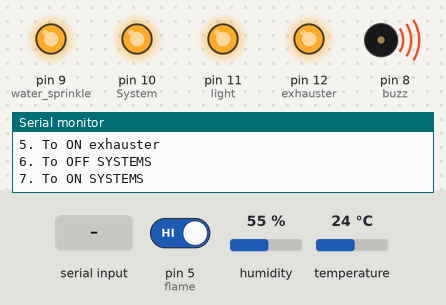
Bench run of a sketch on a simulated Arduino Uno, built with avr-gcc and run on an emulated ATmega328P. Shown: output pins drawn as LEDs (lit = HIGH), buzzer (waves = sounding, pin HIGH), the last lines printed to the serial monitor. Inputs (shaded band) come from the test bench; at power-on: pin 5 (flame) HIGH, humidity 55 %, temperature 24 °C.

Above: at 1.3 s.
1.4 s: pin 5 (flame) driven LOW
At 3.0 s:
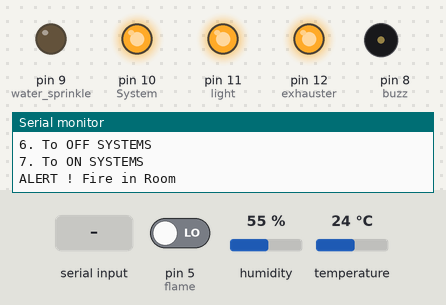
4.1 s: "3" received over Serial
At 9.3 s:
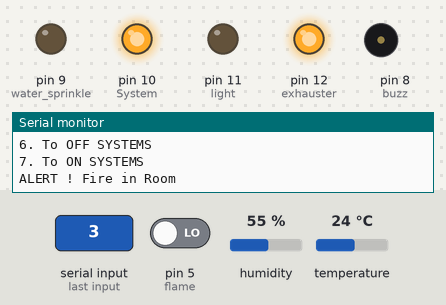
11.0 s: "5" received over Serial
At 16.4 s:
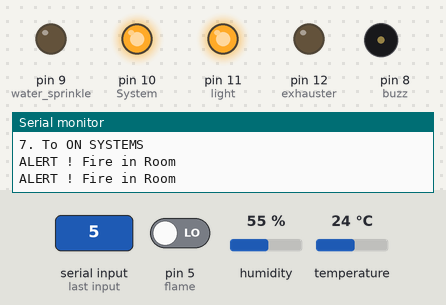
17.9 s: "7" received over Serial
At 22.9 s:
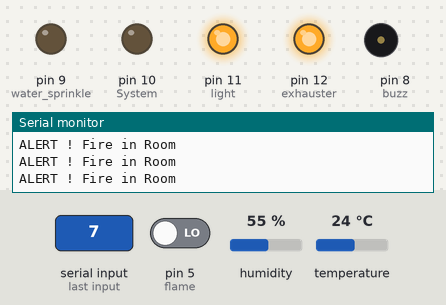
24.8 s: pin 5 (flame) driven HIGH
At 30.3 s:
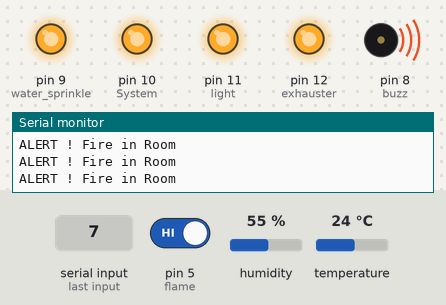
30.7 s: "3" received over Serial
At 33.0 s:
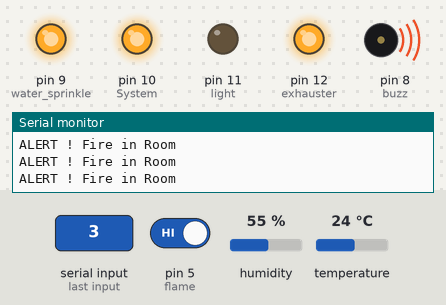
Timing chart, 0 to 34.2 s (numbered marks = the images above; inputs shaded):
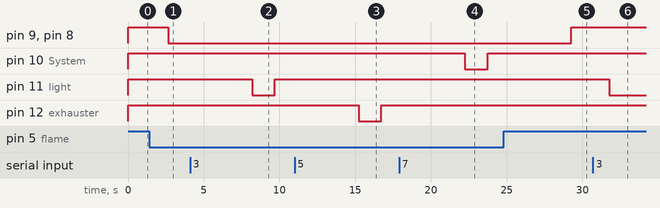

Measured:
- after the input at 1.4 s, pin 9 (water_sprinkle), pin 8 (buzz): HIGH → LOW after 1.3 s
- after the input at 4.1 s, pin 11 (light): HIGH → LOW after 4.1 s, → HIGH 1.5 s later
- after the input at 11.0 s, pin 12 (exhauster): HIGH → LOW after 4.2 s, → HIGH 1.5 s later
- after the input at 17.9 s, pin 10 (System): HIGH → LOW after 4.3 s, → HIGH 1.5 s later
- after the input at 24.8 s, pin 9 (water_sprinkle), pin 8 (buzz): LOW → HIGH after 4.5 s
- after the input at 30.7 s, pin 11 (light): HIGH → LOW after 1.1 s

The sketch:

home_automachine.ino
```cpp
#include <DHT.h>
int DHTPIN=2 ;
#define DHTTYPE DHT11
DHT dht(DHTPIN, DHTTYPE);
int water_sprinkle=9;
int System=10;
int light=11;
int exhauster=12;

int buzz=8;
int flame=5;
int flame_state;


 void disp(){
  Serial.println(" -- Enter Number --");
  Serial.println("===== MENU =====");
  Serial.println("0. For Menu ");
  Serial.println("1. For Temperature ");
  Serial.println("2. To OFF Light");
  Serial.println("3. To ON Light");
  Serial.println("4. To OFF exhauster");
  Serial.println("5. To ON exhauster");
  Serial.println("6. To OFF SYSTEMS");
  Serial.println("7. To ON SYSTEMS");
}
void setup() {
  Serial.begin(9600);
  dht.begin();
  pinMode(light,OUTPUT);
  pinMode(exhauster,OUTPUT);
  pinMode(System,OUTPUT);
  pinMode(water_sprinkle,OUTPUT);
  pinMode(buzz,OUTPUT);

  pinMode(flame,INPUT);

  digitalWrite(light,1);
  digitalWrite(exhauster,1);
  digitalWrite(water_sprinkle,1);
  digitalWrite(System,1);
  digitalWrite(buzz,1);
  disp();

 }

void loop() {

  float humidity = dht.readHumidity();
  float temperature = dht.readTemperature();
  flame_state=digitalRead(flame);
    if (Serial.available()){
     char i=Serial.read();
    if (i=='0'){
     disp();
    }
    if (i=='1'){

      if (isnan(humidity) || isnan(temperature)) {
          Serial.println("Failed to read from DHT sensor!");
        }
          Serial.print(" %  Humidity: ");
          Serial.println(humidity);
          Serial.print(" %  Temperature: ");
          Serial.print(temperature);
          Serial.println(" C");
          float i=dht.convertCtoF(temperature);
          Serial.print(" %  Temperature (in farenheit): ");
          Serial.print(i);
          Serial.println(" F");
        }
      if(i=='2'){
        digitalWrite(light,HIGH);
      }
      if(i=='3'){
        digitalWrite(light,LOW);
      }
      if(i=='4'){
        digitalWrite(exhauster,HIGH);
      }
      if(i=='5'){
        digitalWrite(exhauster,LOW);
      }
      if(i=='6'){
      digitalWrite(System,1);

      }
      if(i=='7'){
        digitalWrite(System,0);
      }
      delay(1500);


      return;
  }

  if (flame_state==0){
  digitalWrite(light,1);
  digitalWrite(exhauster,1);
  digitalWrite(water_sprinkle,0);
  digitalWrite(System,1);
  digitalWrite(buzz,0);
  Serial.println("ALERT ! Fire in Room");
  delay(3000);
  }
  else{
  digitalWrite(water_sprinkle,1);
  digitalWrite(buzz,1);
  }

  delay(2500);
}
```
